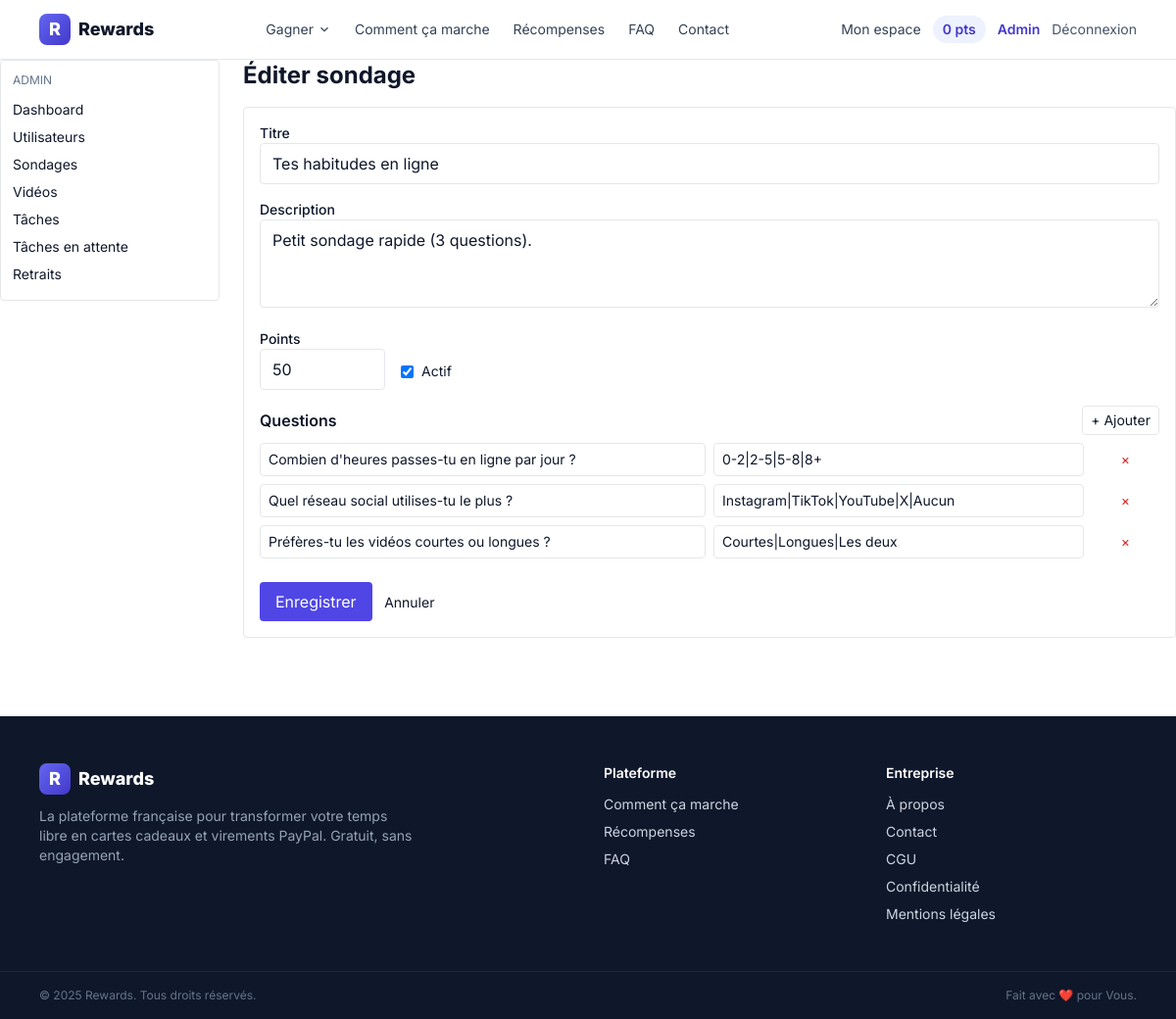
/admin/surveys/1/edit (signed in), run on the app's committed database.
### models.py (models this page shows, shortened)
class User(UserMixin, db.Model):
    __tablename__ = "users"
    id = db.Column(db.Integer, primary_key=True)
    email = db.Column(db.String(255), unique=True, nullable=False, index=True)
    password_hash = db.Column(db.String(255), nullable=False)
    points_balance = db.Column(db.Integer, default=0, nullable=False)
    referral_code = db.Column(db.String(16), unique=True, default=_gen_referral_code, nullable=False)
    referred_by_id = db.Column(db.Integer, db.ForeignKey("users.id"), nullable=True)
    paypal_email = db.Column(db.String(255), nullable=True)
    is_admin = db.Column(db.Boolean, default=False, nullable=False)
    created_at = db.Column(db.DateTime, default=datetime.utcnow, nullable=False)
    transactions = db.relationship("PointTransaction", backref="user", lazy="dynamic")
    completions = db.relationship("Completion", backref="user", lazy="dynamic")
    withdrawals = db.relationship("Withdrawal", backref="user", lazy="dynamic")

class Survey(db.Model):
    __tablename__ = "surveys"
    id = db.Column(db.Integer, primary_key=True)
    title = db.Column(db.String(255), nullable=False)
    description = db.Column(db.Text, nullable=True)
    points_reward = db.Column(db.Integer, nullable=False, default=50)
    active = db.Column(db.Boolean, default=True, nullable=False)
    created_at = db.Column(db.DateTime, default=datetime.utcnow)
    questions = db.relationship("SurveyQuestion", backref="survey",
                                cascade="all, delete-orphan", lazy="joined")

class SurveyQuestion(db.Model):
    __tablename__ = "survey_questions"
    id = db.Column(db.Integer, primary_key=True)
    survey_id = db.Column(db.Integer, db.ForeignKey("surveys.id"), nullable=False)
    text = db.Column(db.String(500), nullable=False)
    options = db.Column(db.String(1000), nullable=False)

### admin/routes.py (the view, shortened to what this page needs)
@admin_bp.route("/surveys/new", methods=["GET", "POST"])
@admin_bp.route("/surveys/<int:survey_id>/edit", methods=["GET", "POST"])
@admin_required
def survey_form(survey_id=None):
    survey = db.session.get(Survey, survey_id) if survey_id else None
    if survey_id and not survey:
        abort(404)
    return render_template("admin/survey_form.html", survey=survey)

### admin/routes.py (called while the page is built)
def admin_required(view):
    @wraps(view)
    @login_required
    def wrapper(*args, **kwargs):
        if not getattr(current_user, "is_admin", False):
            abort(403)
        return view(*args, **kwargs)
    return wrapper

### platforms/registry.py (called while the page is built)
def all_platforms(include_disabled: bool = False):
    return [p for p in PLATFORMS if include_disabled or p["enabled"]]

### templates/admin/survey_form.html (shortened to what this page needs)
{% extends "admin/_layout.html" %}
{% block admin_content %}
<h1 class="text-2xl font-bold mb-4">{{ "Éditer" if survey else "Nouveau" }} sondage</h1>
<form method="post" class="space-y-4 bg-white border rounded p-4">
  <div>
    <label class="block text-sm font-medium">Titre</label>
    <input name="title" value="{{ survey.title if survey else '' }}" required class="border rounded w-full px-3 py-2">
  </div>
  <div>
    <label class="block text-sm font-medium">Description</label>
    <textarea name="description" rows="3" class="border rounded w-full px-3 py-2">{{ survey.description if survey else '' }}</textarea>
  </div>
  <div class="flex gap-4">
    <div>
      <label class="block text-sm font-medium">Points</label>
      <input type="number" name="points_reward" value="{{ survey.points_reward if survey else 50 }}" min="1" class="border rounded px-3 py-2 w-32">
    </div>
    <label class="flex items-center gap-2 mt-6 text-sm">
      <input type="checkbox" name="active" {% if not survey or survey.active %}checked{% endif %}> Actif
    </label>
  </div>
  <div>
    <div class="flex items-center justify-between mb-2">
      <div class="font-semibold">Questions</div>
      <button type="button" onclick="addQ()" class="text-sm px-2 py-1 border rounded">+ Ajouter</button>
    </div>
    <div id="questions" class="space-y-2">
      {% for q in (survey.questions if survey else []) %}
      <div class="grid grid-cols-12 gap-2 q-row">
        <input name="q_text" value="{{ q.text }}" placeholder="Texte de la question" class="col-span-6 border rounded px-2 py-1.5 text-sm">
        <input name="q_options" value="{{ q.options }}" placeholder="Options séparées par |" class="col-span-5 border rounded px-2 py-1.5 text-sm">
        <button type="button" onclick="this.closest('.q-row').remove()" class="col-span-1 text-red-600 text-sm">×</button>
      </div>
      {% endfor %}
    </div>
  </div>
  <div class="pt-2">
    <button class="bg-indigo-600 text-white px-4 py-2 rounded">Enregistrer</button>
    <a href="{{ url_for('admin.surveys_list') }}" class="ml-2 text-sm">Annuler</a>
  </div>
</form>
{% endblock %}

### templates/base.html (shortened to what this page needs)
<!doctype html>
<html lang="fr">
<head>
  <script src="https://cdn.tailwindcss.com"></script>
</head>
<body class="bg-white text-slate-900 min-h-screen flex flex-col">
<header class="bg-white/90 backdrop-blur border-b border-slate-200 sticky top-0 z-40">
  <div class="max-w-6xl mx-auto px-4 py-3 flex items-center justify-between">
    <a href="{{ url_for('index') }}" class="flex items-center gap-2 font-extrabold text-lg">
      <span class="inline-flex w-8 h-8 rounded-lg bg-gradient-to-br from-brand-500 to-brand-700 text-white items-center justify-center">R</span>
      <span>Rewards</span>
    </a>
    <nav class="hidden md:flex items-center gap-6 text-sm">
      <div class="relative group">
        <button class="text-slate-700 hover:text-brand-700 inline-flex items-center gap-1 py-2">
          Gagner
          <svg width="14" height="14" viewBox="0 0 24 24" fill="none" stroke="currentColor" stroke-width="2"><path d="M6 9l6 6 6-6"/></svg>
        </button>
      </div>
      <a href="{{ url_for('pages.how_it_works') }}" class="text-slate-700 hover:text-brand-700">Comment ça marche</a>
      <a href="{{ url_for('pages.rewards') }}" class="text-slate-700 hover:text-brand-700">Récompenses</a>
      <a href="{{ url_for('pages.faq') }}" class="text-slate-700 hover:text-brand-700">FAQ</a>
      <a href="{{ url_for('pages.contact') }}" class="text-slate-700 hover:text-brand-700">Contact</a>
    </nav>
    <div class="hidden md:flex items-center gap-3 text-sm">
      {% if current_user.is_authenticated %}
        <a href="{{ url_for('dashboard.home') }}" class="text-slate-700 hover:text-brand-700">Mon espace</a>
        <a href="{{ url_for('dashboard.home') }}" class="px-2.5 py-1 rounded-full bg-brand-50 text-brand-700 font-semibold">{{ current_user.points_balance }} pts</a>
        {% if current_user.is_admin %}
          <a href="{{ url_for('admin.dashboard') }}" class="text-brand-700 font-semibold">Admin</a>
        {% endif %}
        <a href="{{ url_for('auth.logout') }}" class="text-slate-600 hover:text-brand-700">Déconnexion</a>
      {% else %}
        <a href="{{ url_for('auth.login') }}" class="text-slate-700 hover:text-brand-700">Connexion</a>
        <a href="{{ url_for('auth.signup') }}" class="bg-brand-600 text-white px-4 py-2 rounded-lg font-semibold hover:bg-brand-700 shadow-sm">Commencer gratuitement</a>
      {% endif %}
    </div>
  </div>
</header>
<main class="flex-1">
  {% block content %}{% endblock %}
</main>
{% include 'partials/footer.html' %}
</body>
</html>

### templates/base.html (style rules this page uses)
body { font-family: 'Inter', system-ui, sans-serif; }

### data on the page
User: points_balance "0"
Survey: title "Tes habitudes en ligne", description "Petit sondage rapide (3 questions).", points_reward "50", active "☑"
SurveyQuestion: q_text "Combien d'heures passes-tu en ligne par jour ?", q_options "0-2|2-5|5-8|8+"
SurveyQuestion: q_text "Quel réseau social utilises-tu le plus ?", q_options "Instagram|TikTok|YouTube|X|Aucun"
SurveyQuestion: q_text "Préfères-tu les vidéos courtes ou longues ?", q_options "Courtes|Longues|Les deux"

### other printed values
{{ "Éditer" if survey else "Nouveau" }} "Éditer"
